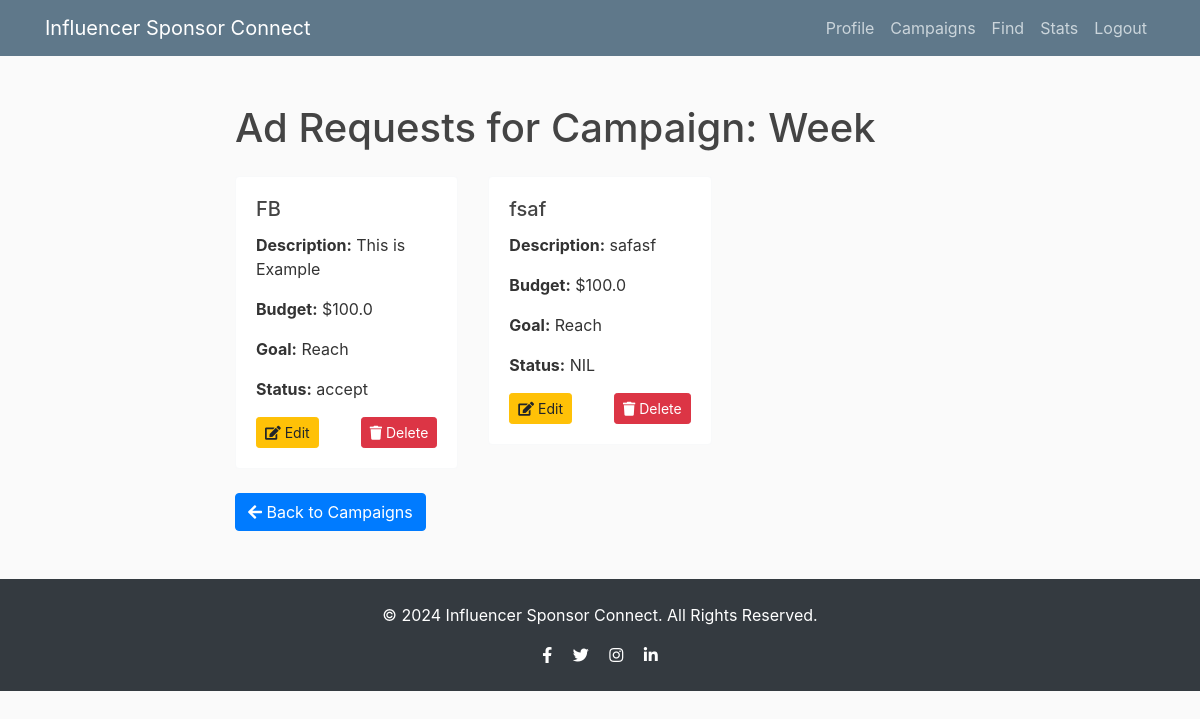
Page /view_ad_requests/3 (signed in) on the earlier database version.
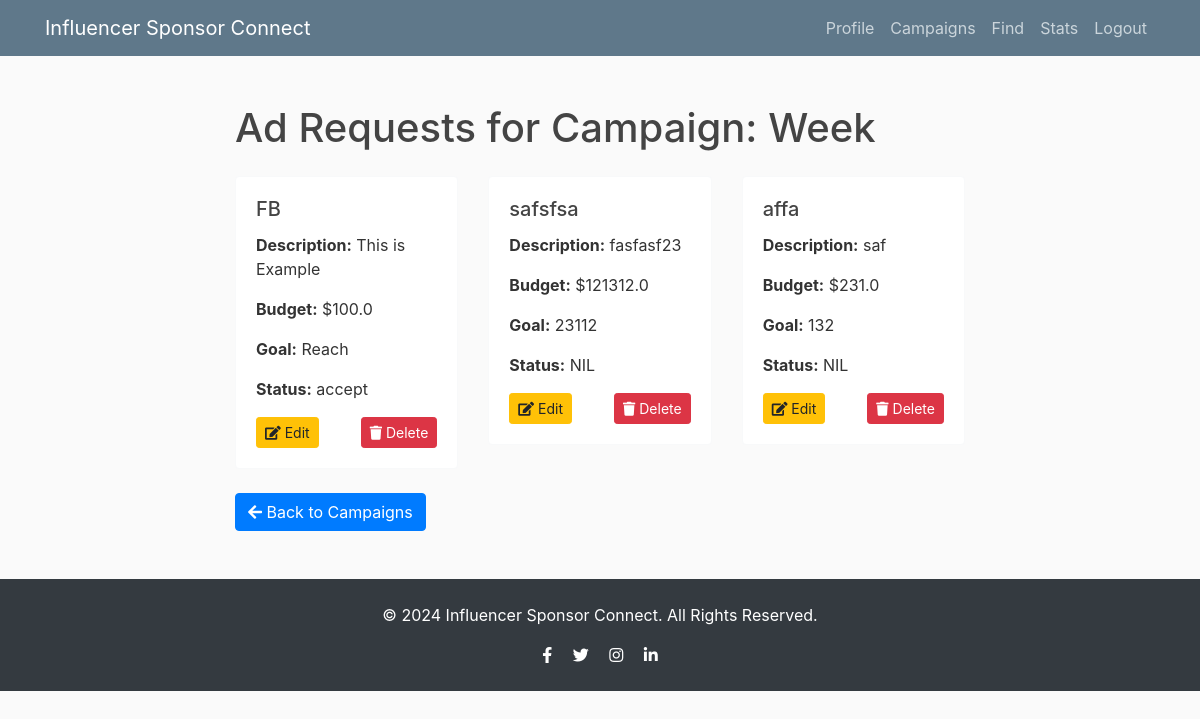
Same page on the later database version.
### Flask/models.py (models this page shows)
class AdRequest(db.Model,UserMixin):
    __tablename__ = 'ad_requests'
    id = db.Column(db.Integer, primary_key=True)
    campaign_id = db.Column(db.Integer, db.ForeignKey('campaigns.id'), nullable=False)
    ad_name = db.Column(db.String(120), nullable=False)
    description = db.Column(db.Text, nullable=False)
    budget = db.Column(db.Float, nullable=False)
    goal = db.Column(db.String(120), nullable=False)
    influencer_name = db.Column(db.String(100), nullable=True)
    status = db.Column(db.String(120), nullable=False)
    campaign = db.relationship('Campaign', back_populates='ad_requests')
    user_id = db.Column(db.Integer, db.ForeignKey('user.id'), nullable=False)
    sponsor = db.relationship('User', backref=db.backref('ad_requests', lazy=True))

### Flask/routes.py (the view)
@app.route('/view_ad_requests/<int:campaign_id>', methods=['GET','POST'])
@login_required
def view_ad_requests(campaign_id):
    c = Campaign.query.get_or_404(campaign_id)  # Use campaign_id here
    ad = AdRequest.query.filter_by(campaign_id=campaign_id).all()
    return render_template('view_ad_request.html', campaign=c, ad_requests=ad)

### Flask/__init__.py (called while the page is built)
@login_manager.user_loader
def load_user(user_id):
    from Flask.models import User
    return User.query.get(int(user_id))

### Flask/templates/view_ad_request.html (shortened to what this page needs)
{% extends "layout.html" %}
{% block content %}
    <h1 class="my-4">Ad Requests for Campaign: {{ campaign.campaign_name }}</h1>
    <div class="row">
        {% for ad_request in ad_requests %}
            <div class="col-md-6 col-lg-4 mb-4">
                <div class="card shadow-sm border-light">
                    <div class="card-body">
                        <h5 class="card-title">{{ ad_request.ad_name }}</h5>
                        <p class="card-text"><strong>Description:</strong> {{ ad_request.description }}</p>
                        <p class="card-text"><strong>Budget:</strong> ${{ ad_request.budget }}</p>
                        <p class="card-text"><strong>Goal:</strong> {{ ad_request.goal }}</p>
                        <p class="card-text"><strong>Status:</strong> {{ ad_request.status }}</p>
                        <div class="d-flex justify-content-between">
                            <button class="btn btn-warning btn-sm" data-toggle="modal" data-target="#editAdRequestModal{{ ad_request.id }}">
                                <i class="fas fa-edit"></i> Edit
                            </button>
                            <form method="post" action="{{ url_for('delete_ad_request', ad_request_id=ad_request.id) }}">
                                <button type="submit" class="btn btn-danger btn-sm">
                                    <i class="fas fa-trash"></i> Delete
                                </button>
                            </form>
                        </div>
                    </div>
                </div>
            </div>
        {% endfor %}
    </div>
    <a href="{{ url_for('s_campaigns') }}" class="btn btn-primary">
        <i class="fas fa-arrow-left"></i> Back to Campaigns
    </a>
{% endblock %}

Differences in the rows shown:
removed AdRequest: ad_name "fsaf", description "safasf", budget "100.0", goal "Reach", status "NIL"
added AdRequest: ad_name "safsfsa", description "fasfasf23", budget "121312.0", goal "23112", status "NIL"
added AdRequest: ad_name "affa", description "saf", budget "231.0", goal "132", status "NIL"
